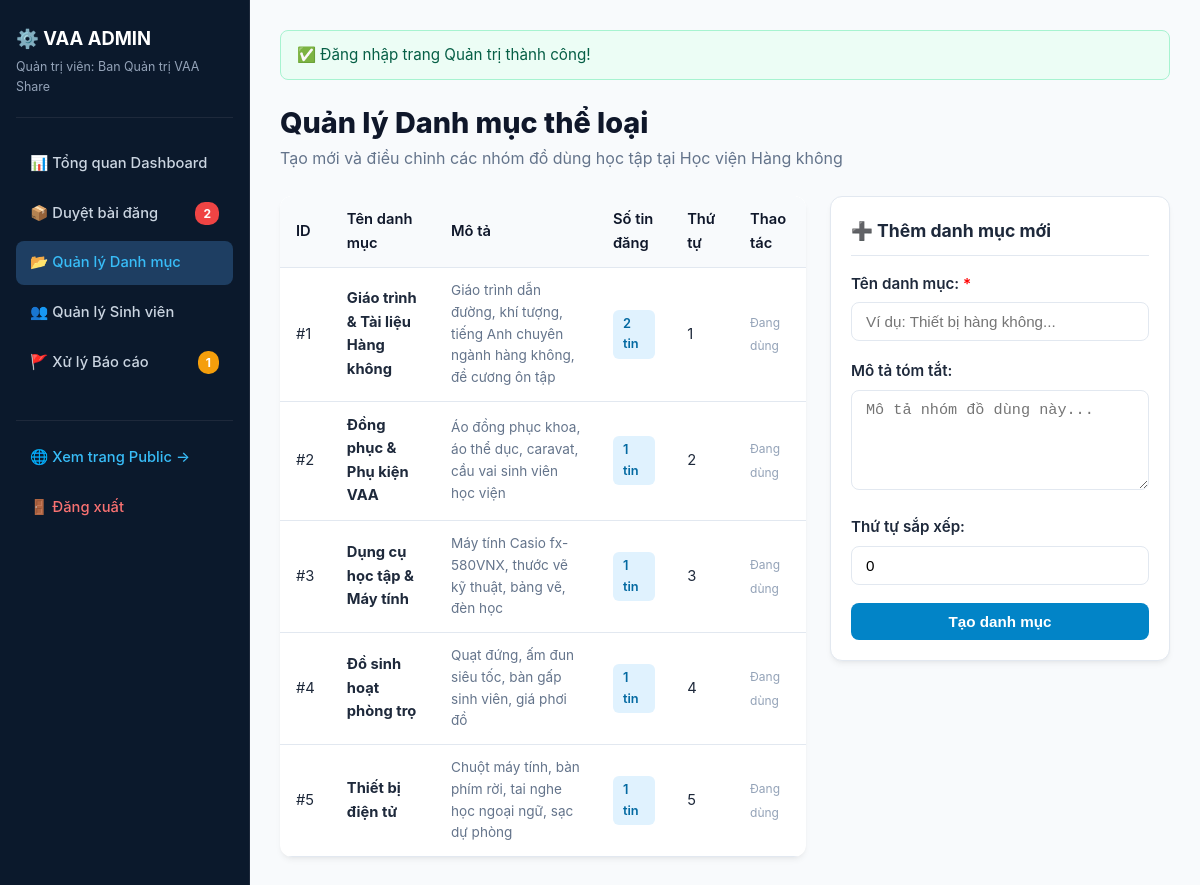
Screenshot of /admin/categories.php (signed in) with the database file from the repository.
### tables this page shows
CREATE TABLE `danh_muc` (
  `id` INT AUTO_INCREMENT PRIMARY KEY,
  `ten_danh_muc` VARCHAR(100) NOT NULL,
  `mo_ta` VARCHAR(255) DEFAULT NULL,
  `icon` VARCHAR(50) DEFAULT 'book',
  `thu_tu` INT DEFAULT 0
);

### includes/functions.php (called while the page is built, shortened)
<?php
function e($str) {
    return htmlspecialchars($str ?? '', ENT_QUOTES, 'UTF-8');
}
function get_categories() {
    $db = get_db();
    $sql = "SELECT dm.*, COUNT(dd.id) AS so_luong_tin
            FROM danh_muc dm
            LEFT JOIN do_dung dd ON dm.id = dd.danh_muc_id AND dd.trang_thai = 'Da duyet'
            GROUP BY dm.id
            ORDER BY dm.thu_tu ASC";
    $result = $db->query($sql);
    $categories = [];
    while ($row = $result->fetch_assoc()) {
        $categories[] = $row;
    }
    return $categories;
}

### admin/categories.php (the view, shortened to what this page needs)
<?php
require_once __DIR__ . '/_layout_top.php';
$categories = get_categories();
?>
<div style="margin-bottom: 24px;">
  <h1 style="font-size:1.8rem; font-weight:800; color:var(--vaa-dark);">Quản lý Danh mục thể loại</h1>
  <p style="color:var(--vaa-muted);">Tạo mới và điều chỉnh các nhóm đồ dùng học tập tại Học viện Hàng không</p>
</div>
<div style="display:grid; grid-template-columns: 1fr 340px; gap:24px; align-items:start;">
  <div class="table-responsive" style="background:#fff; border-radius:var(--vaa-radius); box-shadow:var(--vaa-shadow);">
    <table class="data-table">
      <thead>
        <tr>
          <th>ID</th>
          <th>Tên danh mục</th>
          <th>Mô tả</th>
          <th>Số tin đăng</th>
          <th>Thứ tự</th>
          <th>Thao tác</th>
        </tr>
      </thead>
      <tbody>
        <?php foreach ($categories as $c): ?>
          <tr>
            <td>#<?php echo $c['id']; ?></td>
            <td><strong><?php echo e($c['ten_danh_muc']); ?></strong></td>
            <td style="color:var(--vaa-muted); font-size:0.85rem;"><?php echo e($c['mo_ta']); ?></td>
            <td><span class="badge" style="background:#e0f2fe; color:#0369a1;"><?php echo (int) $c['so_luong_tin']; ?> tin</span></td>
            <td><?php echo (int) $c['thu_tu']; ?></td>
            <td>
              <?php if ((int)$c['so_luong_tin'] === 0): ?>
                <form action="<?php echo BASE_URL; ?>/admin/categories.php" method="POST" style="display:inline;">
                  <input type="hidden" name="action" value="delete">
                  <input type="hidden" name="cat_id" value="<?php echo $c['id']; ?>">
                  <button type="submit" class="btn btn-outline" style="padding:4px 8px; font-size:0.75rem; color:#ef4444;" onclick="return confirm('Xác nhận xóa danh mục này?')">Xóa</button>
                </form>
              <?php else: ?>
                <span style="font-size:0.75rem; color:#94a3b8;">Đang dùng</span>
              <?php endif; ?>
            </td>
          </tr>
        <?php endforeach; ?>
      </tbody>
    </table>
  </div>
  <div style="background:#fff; border:1px solid var(--vaa-border); border-radius:var(--vaa-radius); padding:20px; box-shadow:var(--vaa-shadow);">
    <h3 style="font-size:1.1rem; margin-bottom:16px; border-bottom:1px solid var(--vaa-border); padding-bottom:10px;">➕ Thêm danh mục mới</h3>
    <form action="<?php echo BASE_URL; ?>/admin/categories.php" method="POST">
      <div class="form-group">
        <label>Tên danh mục: <span style="color:red;">*</span></label>
        <input type="text" name="ten_danh_muc" class="form-control" placeholder="Ví dụ: Thiết bị hàng không..." required>
      </div>
      <div class="form-group">
        <label>Mô tả tóm tắt:</label>
        <textarea name="mo_ta" class="form-control" rows="3" placeholder="Mô tả nhóm đồ dùng này..."></textarea>
      </div>
      <div class="form-group">
        <label>Thứ tự sắp xếp:</label>
        <input type="number" name="thu_tu" class="form-control" value="0">
      </div>
      <button type="submit" class="btn btn-primary btn-block">Tạo danh mục</button>
    </form>
  </div>
</div>
<?php require_once __DIR__ . '/_layout_bottom.php'; ?>

### assets/css/style.css (style rules this page uses)
:root { --vaa-blue: #0284c7; --vaa-blue-hover: #0369a1; --vaa-navy: #0b192c; --vaa-dark: #0f172a; --vaa-bg: #f8fafc; --vaa-card: #ffffff; --vaa-border: #e2e8f0; --vaa-text: #1e293b; --vaa-muted: #64748b; --vaa-free: #10b981; --vaa-free-bg: #ecfdf5; --vaa-price: #f59e0b; --vaa-price-bg: #fffbeb; --vaa-radius: 12px; --vaa-shadow: 0 4px 6px -1px rgba(0, 0, 0, 0.05), 0 2px 4px -2px rgba(0, 0, 0, 0.05); --vaa-shadow-lg: 0 10px 15px -3px rgba(0, 0, 0, 0.08), 0 4px 6px -4px rgba(0, 0, 0, 0.04); }
* { box-sizing: border-box; margin: 0; padding: 0; }
body { font-family: -apple-system, BlinkMacSystemFont, "Segoe UI", Roboto, "Helvetica Neue", Arial, sans-serif; background-color: var(--vaa-bg); color: var(--vaa-text); line-height: 1.6; min-height: 100vh; display: flex; flex-direction: column; }
.badge { display: inline-block; padding: 4px 10px; border-radius: 6px; font-size: 0.8rem; font-weight: 600; }
.btn { display: inline-flex; align-items: center; justify-content: center; gap: 8px; padding: 10px 18px; border-radius: 8px; font-size: 0.95rem; font-weight: 600; cursor: pointer; border: none; transition: all 0.2s; text-decoration: none; }
.btn-primary { background: var(--vaa-blue); color: #fff; }
.btn-block { width: 100%; }
.form-group { margin-bottom: 18px; }
.form-group label { display: block; font-weight: 600; margin-bottom: 6px; font-size: 0.95rem; }
.form-control { width: 100%; padding: 10px 14px; border: 1px solid var(--vaa-border); border-radius: 8px; font-size: 0.95rem; outline: none; transition: border-color 0.2s; background: #fff; }
textarea.form-control { resize: vertical; min-height: 100px; }
.table-responsive { overflow-x: auto; }
.data-table { width: 100%; border-collapse: collapse; background: #fff; border-radius: var(--vaa-radius); overflow: hidden; box-shadow: var(--vaa-shadow); }
.data-table th, .data-table td { padding: 12px 16px; text-align: left; border-bottom: 1px solid var(--vaa-border); font-size: 0.92rem; }
.data-table th { background: #f8fafc; font-weight: 600; color: var(--vaa-dark); }

### rows the page displays
danh_muc: id "1", ten_danh_muc "Giáo trình & Tài liệu Hàng không", mo_ta "Giáo trình dẫn đường, khí tượng, tiếng Anh chuyên ngành hàng không, đề cương ôn tập", so_luong_tin "2", thu_tu "1"
danh_muc: id "2", ten_danh_muc "Đồng phục & Phụ kiện VAA", mo_ta "Áo đồng phục khoa, áo thể dục, caravat, cầu vai sinh viên học viện", so_luong_tin "1", thu_tu "2"
danh_muc: id "3", ten_danh_muc "Dụng cụ học tập & Máy tính", mo_ta "Máy tính Casio fx-580VNX, thước vẽ kỹ thuật, bảng vẽ, đèn học", so_luong_tin "1", thu_tu "3"
danh_muc: id "4", ten_danh_muc "Đồ sinh hoạt phòng trọ", mo_ta "Quạt đứng, ấm đun siêu tốc, bàn gấp sinh viên, giá phơi đồ", so_luong_tin "1", thu_tu "4"
danh_muc: id "5", ten_danh_muc "Thiết bị điện tử", mo_ta "Chuột máy tính, bàn phím rời, tai nghe học ngoại ngữ, sạc dự phòng", so_luong_tin "1", thu_tu "5"

### other values shown
$currentUser['ho_ten'] "Ban Quản trị VAA Share"
$pendingCount "2"
$reportsCount "1"
$_SESSION['flash_success'] "Đăng nhập trang Quản trị thành công!"
